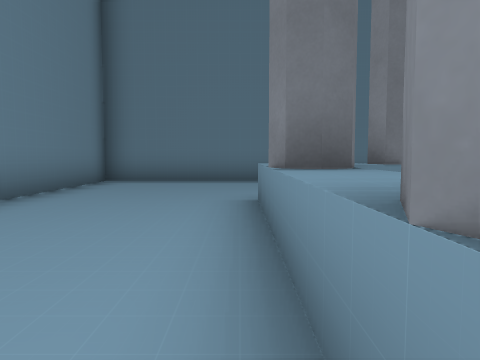
View 1 (above)

17 first-person views from a walk through a 3-D level made in the Godot game engine. The camera is 1.2 m above the floor, tilts 4° down and sees 70° across. The floor is counted in squares, 2 m on a side. Each view is taken from the middle of a square. On the plan, view 1 faces up. The plan holds only what a view shows up to about 10 squares ahead; the rest is blank. The place goes on beyond the plan. Some surface patterns are stand-ins.

View 2
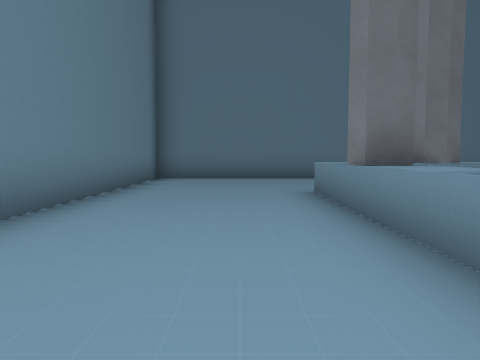

View 3
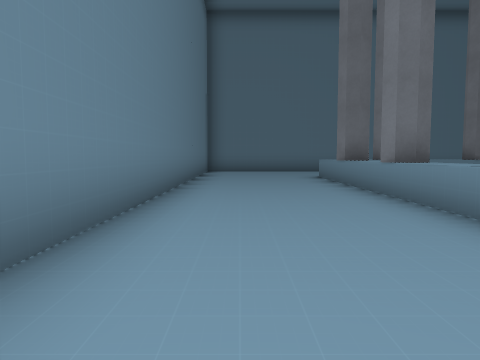

View 4
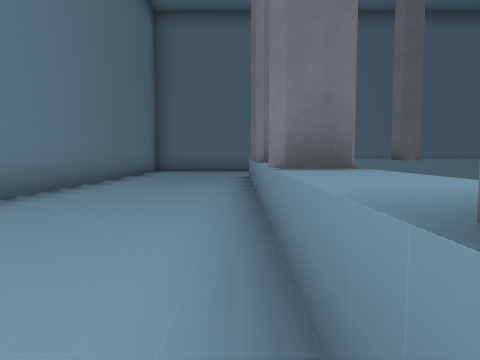

View 5
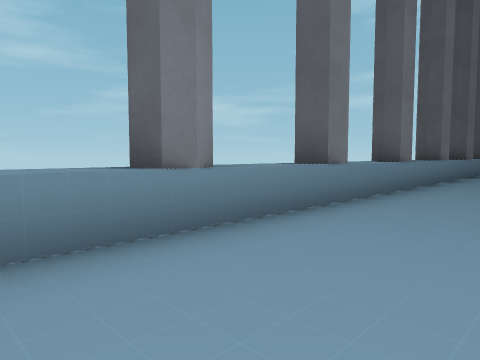

View 6
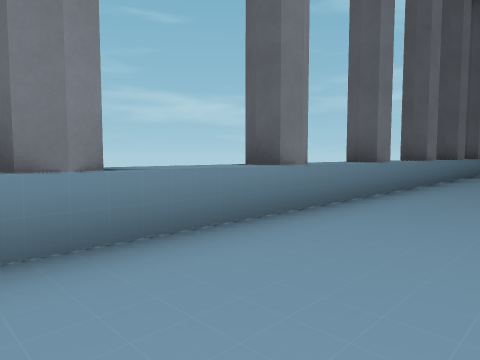

View 7
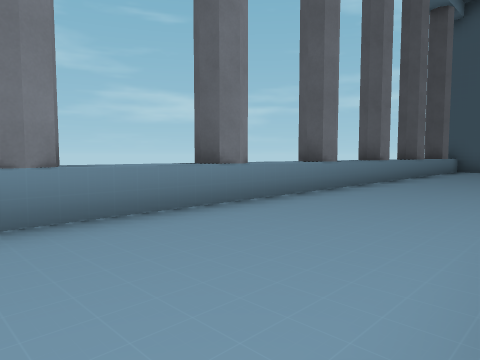

View 8
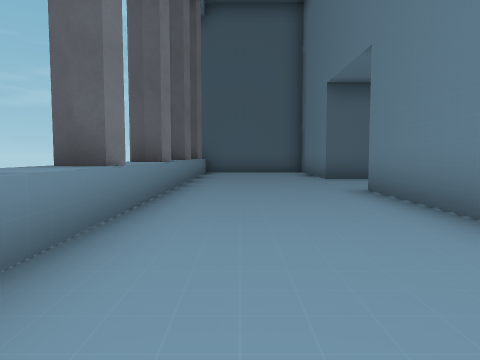

View 9
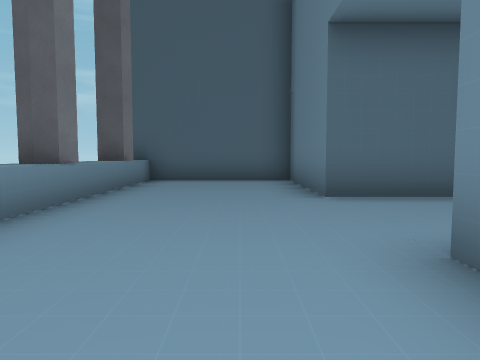

View 10
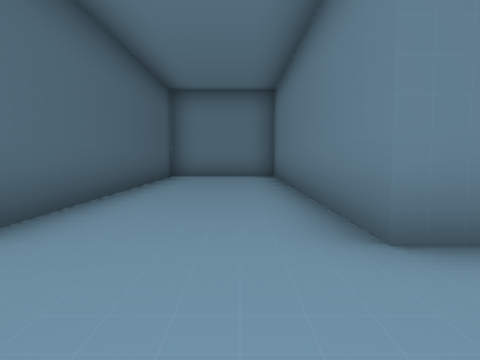

View 11
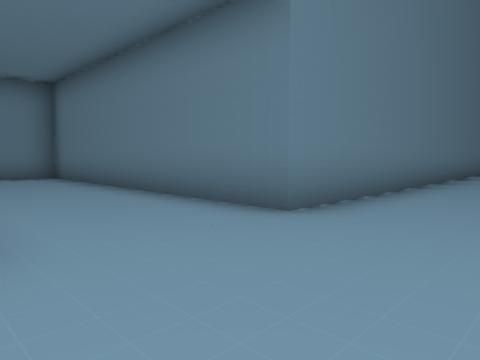

View 12
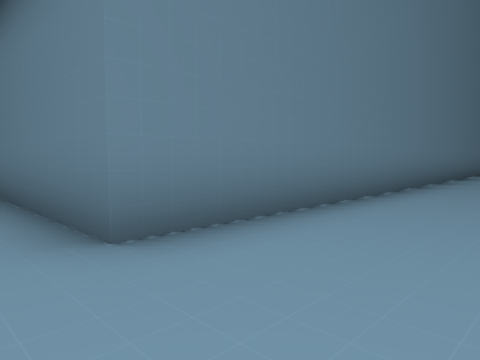

View 13
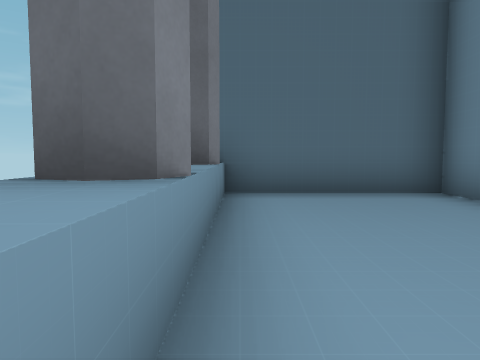

View 14
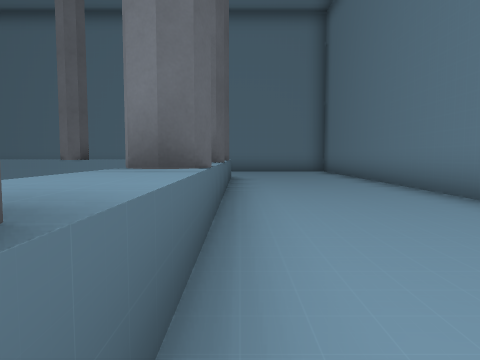

View 15
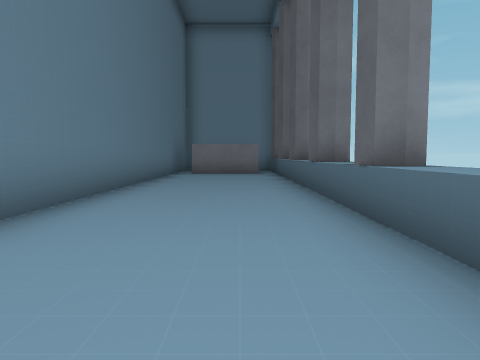

View 16
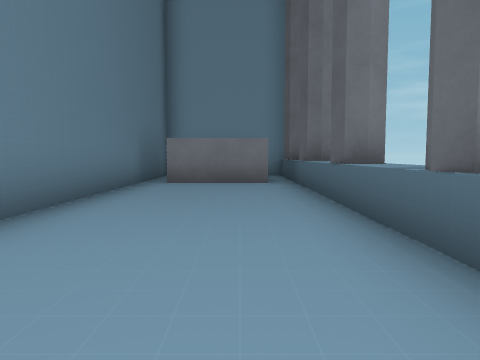

View 17
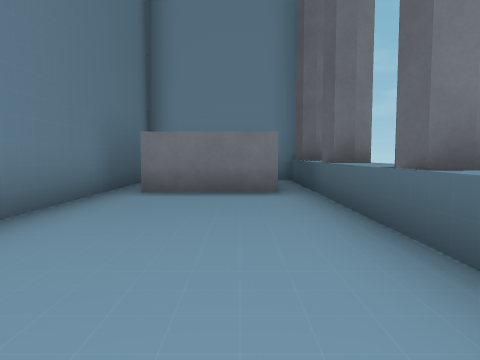

### Floor plan
Key: @ floor where view 1 was taken; # wall or solid block; . floor; ^ raised ledge.
Columns run from 11 left of view 1 to 21 right of it. Each row starts with its distance up from view 1.
  9        ###########  ############
  8        #.......... ............
  7        #.....................#
  6        #.....................#
  5        #........................#
  4        #....^#^^^^#^^#^#^^#^#^^##
  3        #....#
  2        #....^
  1        #....^
  0        #...@^
 -1        #....^
 -2        #....#
 -3        #....^
 -4         ....^
 -5          ...#
 -6          ...^
 -7           ..#
 -8           ..^
 -9          ...^
-10          ...#
-11        # ...^
-12        #....#
-13        #....^
-14        #....^
-15        #....#
-16        #....^
-17        #....#
-18        #....^
-19        #....^
-20        #....#
-21        #....^
-22 ########....#
-23 #...........^
-24 #...........^
-25 ########....#
-26        #....^
-27        #....#
-28        #....^
-29        ######

Where each view was taken, in squares from view 1:
view 1: 0 up, 0 right, facing up
view 2: 1 down, 1 left, facing up
view 3: 5 down, 2 left, facing up
view 4: 5 down, 0 right, facing up
view 5: 3 down, 2 left, facing down-right
view 6: 9 down, 2 left, facing down-right
view 7: 14 down, 3 left, facing down-right
view 8: 16 down, 1 left, facing down
view 9: 20 down, 2 left, facing down
view 10: 23 down, 1 left, facing left
view 11: 25 down, 1 left, facing up-left
view 12: 23 down, 1 left, facing up-left
view 13: 23 down, 0 right, facing down
view 14: 5 up, 10 right, facing left
view 15: 6 up, 6 right, facing right
view 16: 6 up, 10 right, facing right
view 17: 6 up, 12 right, facing right
